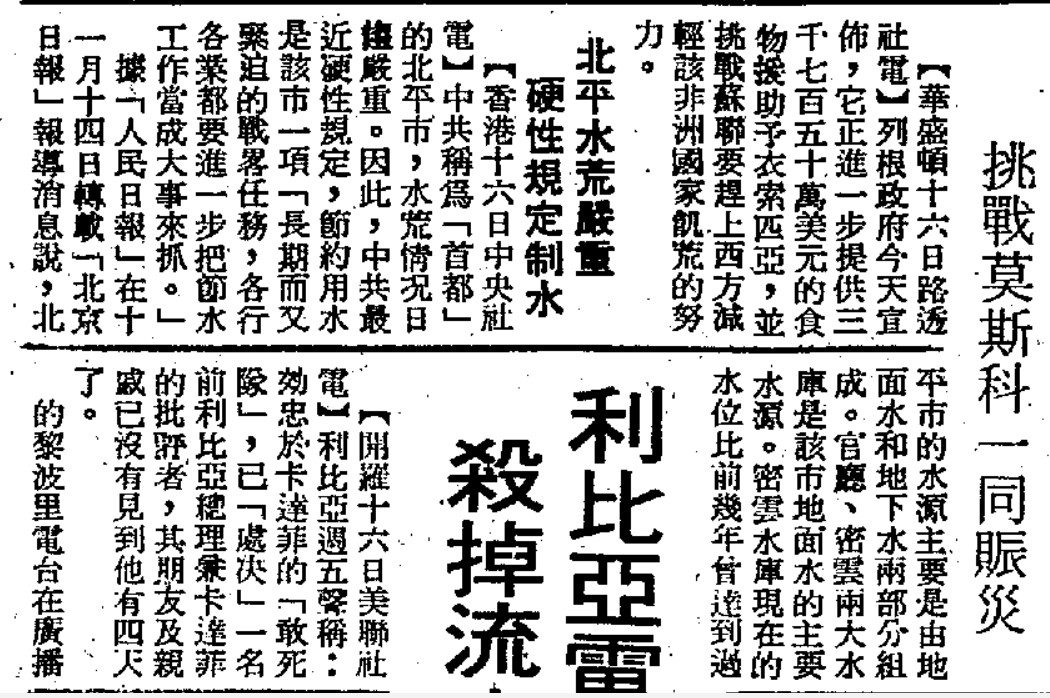
#> input picture test1.jpg, 1050 x 698 px
$ python -i image_processor.py   (imports and definitions only)
#> lines starting #> are read from the running program, lines starting #| are printed output that depends on the picture; after the words box and inside, x2 and y2 are one past the last pixel; in counts of white or black regions, pixels touching at a corner belong together
#> further down, picture is the input picture: shape (698, 1050, 3); min 0, max 255, mean 192
"""
Image preprocessing service
"""
import cv2
import numpy as np
from PIL import Image


class ImageProcessor:
    """Handles image preprocessing operations"""

    @staticmethod
    def preprocess(image: Image.Image) -> Image.Image:
        """
        Preprocess image for better OCR results

        Args:
            image: PIL Image to preprocess

        Returns:
            Preprocessed PIL Image
        """
        # Convert PIL to OpenCV format
        img_array = np.array(image)

        # Convert to grayscale if not already
        if len(img_array.shape) == 3:
            gray = cv2.cvtColor(img_array, cv2.COLOR_RGB2GRAY)
        else:
            gray = img_array

        # Apply denoising
        denoised = cv2.fastNlMeansDenoising(gray, None, 10, 7, 21)

        # Apply adaptive thresholding for better contrast
        binary = cv2.adaptiveThreshold(
            denoised, 255, cv2.ADAPTIVE_THRESH_GAUSSIAN_C,
            cv2.THRESH_BINARY, 11, 2
        )
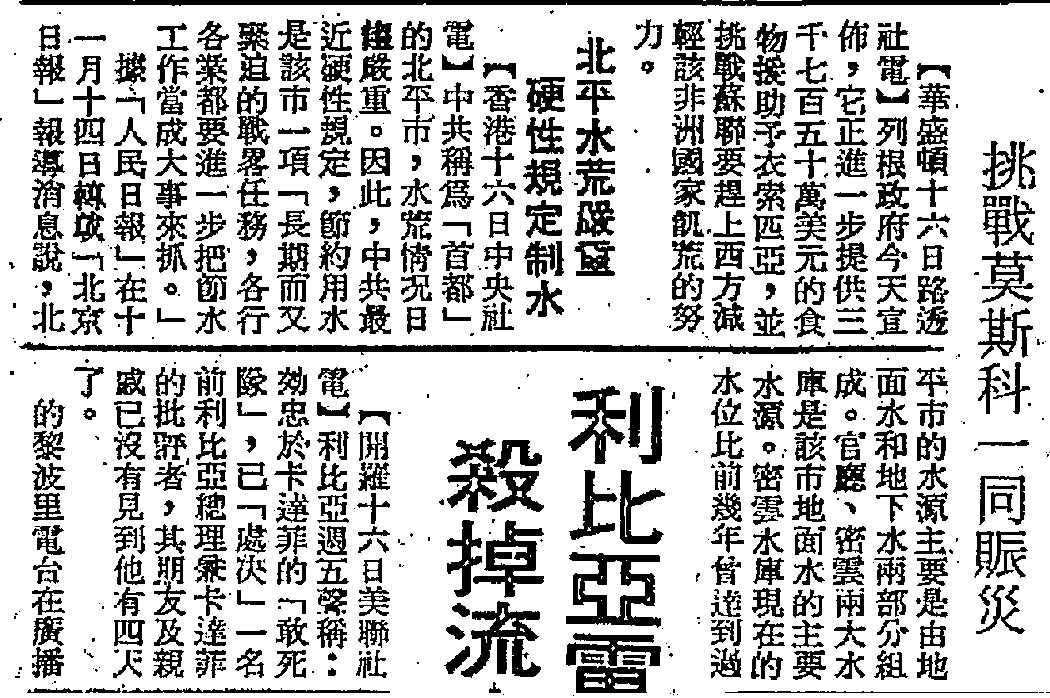
#> binary: shape (698, 1050); 75.4% white; 738 black regions (255 under 20 px), largest, box (x1, y1, x2, y2) and area: (19, 342, 944, 355) 5825, (19, 0, 1050, 6) 5073, (566, 552, 661, 628) 3245

        # Convert back to PIL Image
        return Image.fromarray(binary)

>>> import cv2
>>> picture = cv2.cvtColor(cv2.imread('../test1.jpg'), cv2.COLOR_BGR2RGB)
>>> result = ImageProcessor().preprocess(picture)

$ run again, on test2.jpg
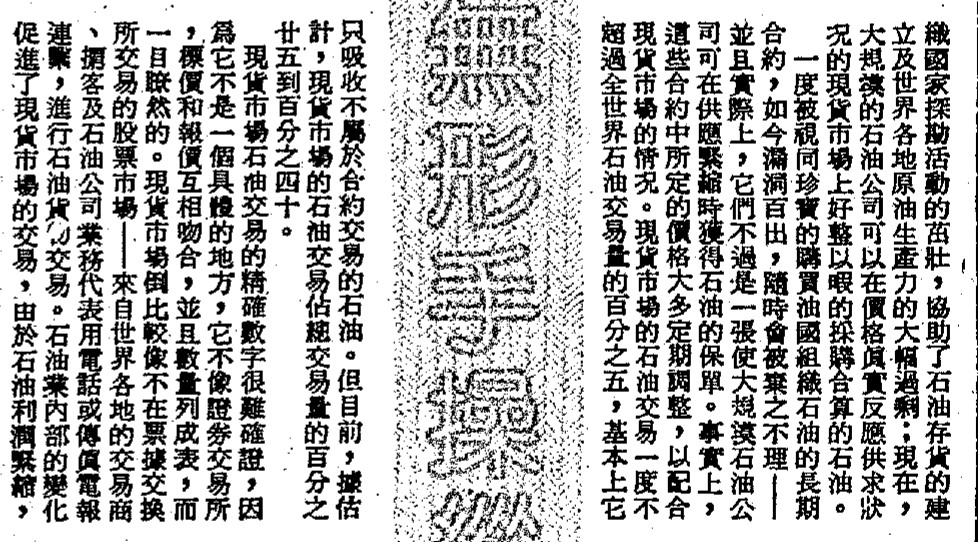
#> input picture test2.jpg, 978 x 542 px
#> picture is the input picture: shape (542, 978, 3); min 0, max 255, mean 184.9
#> in preprocess, `binary = cv2.adaptiveThreshold( denoised, 255, cv2.ADAPTIVE_THRESH_GAU..`:
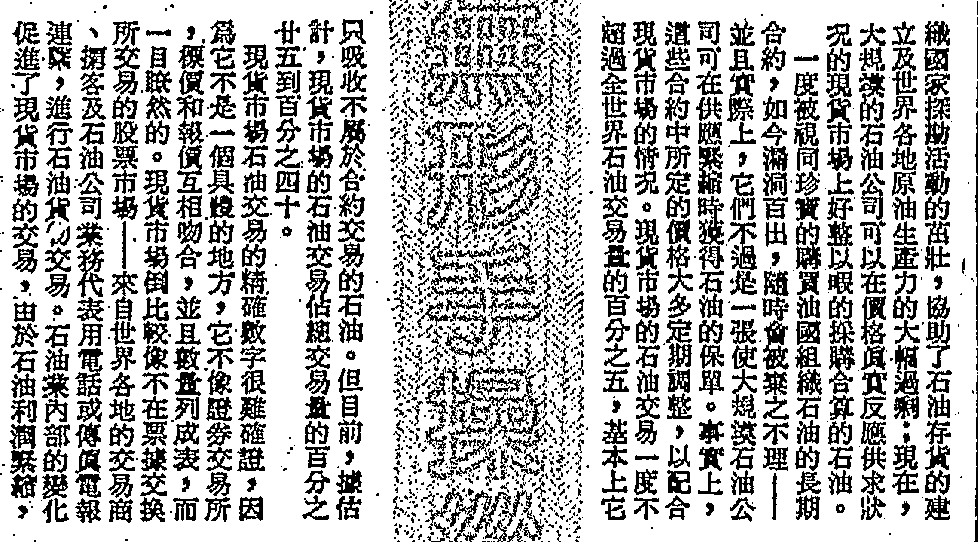
#> binary: shape (542, 978); 70.9% white; 1983 black regions (1258 under 20 px), largest, box (x1, y1, x2, y2) and area: (476, 374, 538, 439) 814, (698, 146, 723, 194) 750, (477, 122, 537, 171) 717
